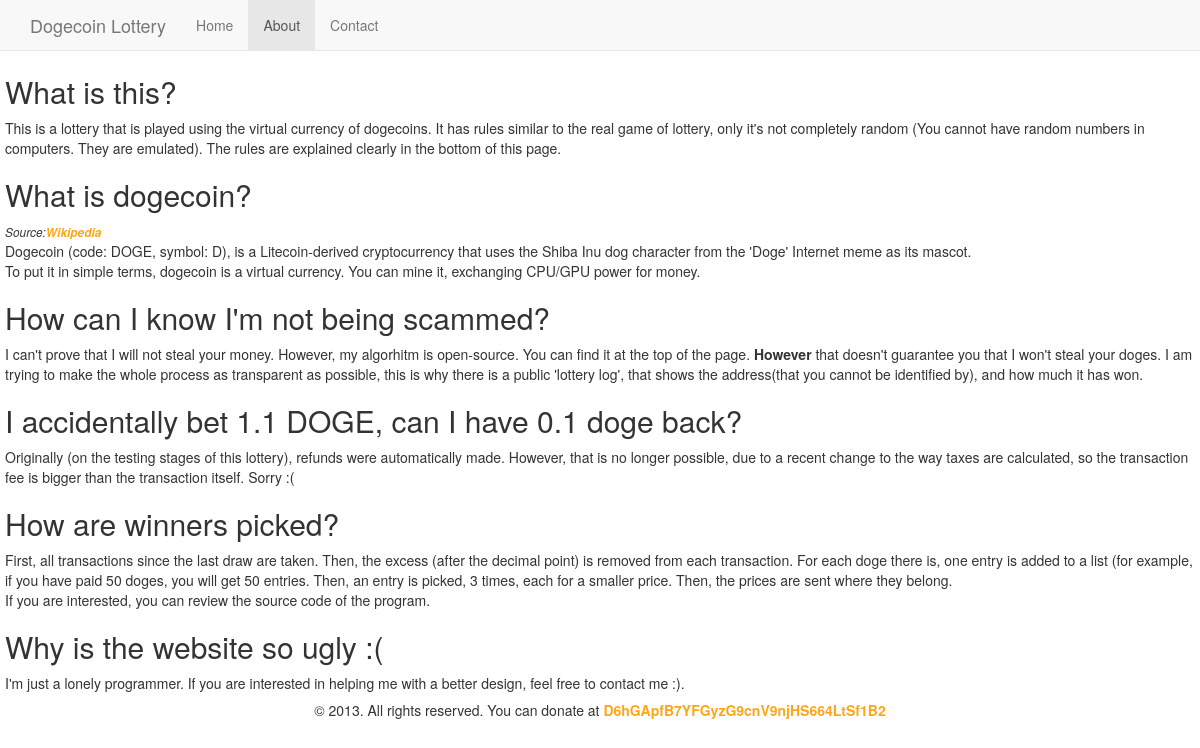
Page /about.php on the committed database.
### tables this page shows
CREATE TABLE IF NOT EXISTS `dynamic_content` (
  `id` int(11) NOT NULL AUTO_INCREMENT,
  `short_id` varchar(8) NOT NULL,
  `text` text NOT NULL,
  PRIMARY KEY (`id`)
);

### about.php (the view)
<?php
include 'functions.php';
top();
echo getDynamic('about');
footer();

### functions.php (shortened to what this page needs)
<?php
$connection=new mysqli('localhost','root','','lottery');
function getDynamic($name){
	global $connection;
	$q=$connection->query('SELECT text FROM dynamic_content WHERE short_id="'.$name.'"');
	return $q->fetch_object()->text;
}
function top(){
	?>
	<!DOCTYPE html>
<html>
  <head>
    <link href="css/bootstrap.min.css" rel="stylesheet">
	<link href="css/custom.css" rel="stylesheet">
  </head>
  <body>
    <div class="navbar navbar-default navbar-fixed-top" role="navigation">
      <div class="container">
        <div class="navbar-header">
          <a class="navbar-brand" href="index.php#ref=logo">Dogecoin Lottery</a>
        </div>
        <div class="collapse navbar-collapse">
          <ul class="nav navbar-nav">
            <li><a href="index.php">Home</a></li>
            <li><a href="about.php">About</a></li>
            <li><a href="#contact">Contact</a></li>
          </ul>
        </div>
      </div>
    </div>
	<?php
}
function footer(){
	?>
		<div class="footer">&copy; <?=date('Y');?>. All rights reserved. You can donate at <span class="attention"><a href="http://dogechain.info/address/<?=getDynamic('donation')?>"><?=getDynamic('donation')?></a></span></div>
  </body>
</html>
	<?php
}

### css/custom.css (style rules this page uses)
.page-other { padding:5px; margin-top:50px; }
.attention { color:#ffa618; font-weight:bold; }
.footer { padding:2px; text-align:center; }
.attention a { color:inherit; }

### rows in the picture
dynamic_content: text "What is this? This is a lottery that is played using the virtual currency of dogecoins. It has rules similar to the real game of lottery, only it's not completely random (You cannot have random numbers in computers. They are emulated). The rules are explained clearly in the bottom of this page. What is dogecoin? Source: Wikipedia Dogecoin (code: DOGE, symbol: D), is a Litecoin-derived cryptocurrency that uses the Shiba Inu dog character from the 'Doge' Internet meme as its mascot. To put it in simple terms, dogecoin is a virtual currency. You can mine it, exchanging CPU/GPU power for money. How can I know I'm not being scammed? I can't prove that I will not steal your money. However, my…"
dynamic_content: text "D6hGApfB7YFGyzG9cnV9njHS664LtSf1B2"
